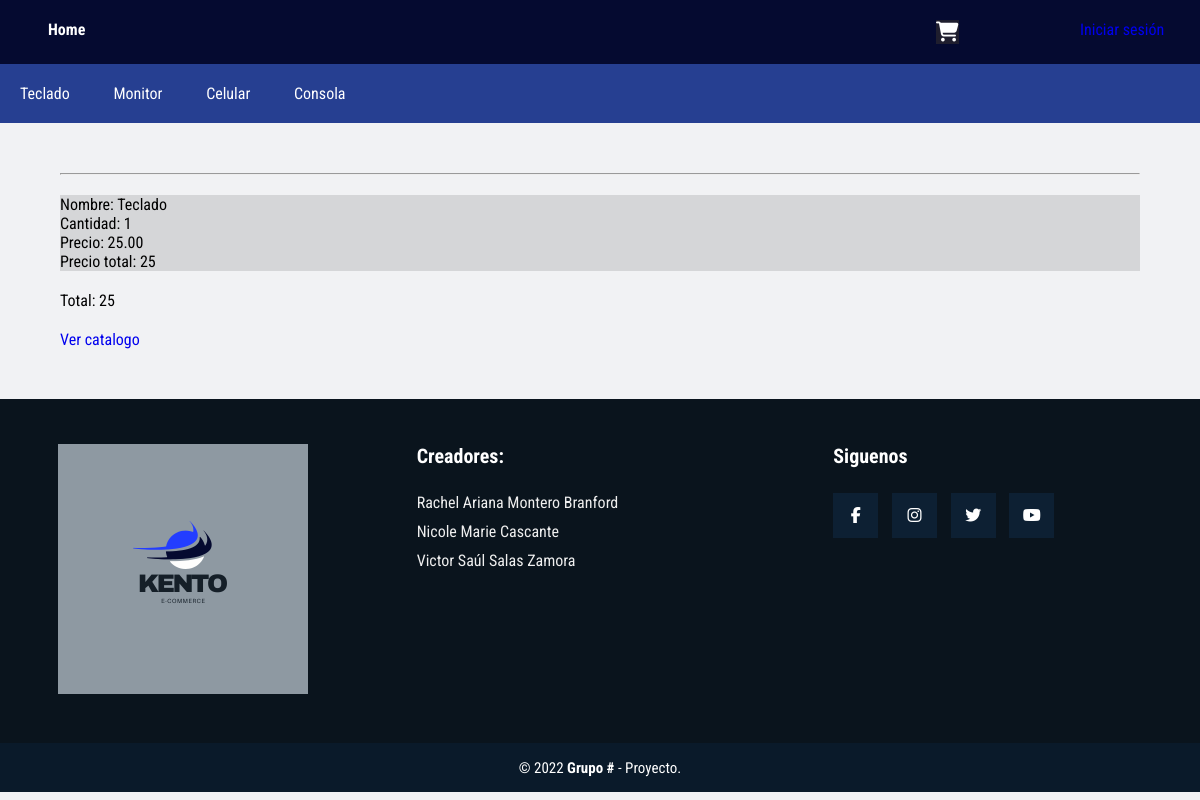
The app's page /Carrito.php?id=1 with its own data.
### tables this page shows
CREATE TABLE `products` (
  `id_product` int NOT NULL AUTO_INCREMENT,
  `name_product` varchar(30) NOT NULL,
  `quantity` varchar(30) NOT NULL,
  `price` decimal(10,2) NOT NULL,
  `imagen` longblob,
  `state` int DEFAULT '1',
  `fk_id_type_product` int NOT NULL,
  PRIMARY KEY (`id_product`),
  KEY `FK_TYPE_PRODUCTS` (`fk_id_type_product`),
  CONSTRAINT `FK_TYPE_PRODUCTS` FOREIGN KEY (`fk_id_type_product`) REFERENCES `type_products` (`id_type_product`)
);

### Carrito.php (the view, shortened to what this page needs)
<?php
include "db.php";
    if(isset($_SESSION['carrito'])){
        if(isset($_GET['id'])){
                $array=$_SESSION['carrito'];
                $flag=false;
                $numero=0;
                for ($i=0; $i < count($array) ; $i++) {
                    if($array[$i]['Id']==$_GET['id']){
                        $flag=true;
                        $numero=$i;
                    }
                }
                if($flag==true){
                    $array[$numero]['quantity']=$array[$numero]['quantity']+1;
                    $_SESSION['carrito']=$array;
                }else{
                    $nombre="";
                    $precio=0;
                    $result=mysqli_query($conexion,"SELECT * FROM PRODUCTS WHERE id_product=".$_GET['id']);
                    while($f=mysqli_fetch_array($result)){
                        $nombre=$f['name_product'];
                        $precio=$f['price'];
                    }
                    $arrayNuevos=array('Id'=>$_GET['id'],'name_product'=>$nombre, 'quantity'=>1, 'price'=>$precio);
                    array_push($array, $arrayNuevos);
                    $_SESSION['carrito']=$array;
                }
             }
    }else{
        if(isset($_GET['id'])){
            $result=mysqli_query($conexion, "SELECT * FROM PRODUCTS WHERE id_product=".$_GET['id']);
        }
    }
?>
<!DOCTYPE html>
<html lang="en">
<head>
    <link rel="stylesheet" href="estilo_Primario.css">
    <link rel="stylesheet" href="estiloSecundario.css">
</head>
<body>
<div class="contenedor">
        <div class="inicio">
            <div class="seccion1">
                <div class="s1SubSec1">
                    <h4><a href="index.php" style="color: #fff;">Home</a></h4>
                </div>
                <div class="s1SubSec2">
                </div>
                <div class="s1SubSec3">
                    <a class="carrito" href="Carrito.php"><i class="fa-solid fa-cart-shopping iconCarrito"></i></a>
                </div>
                <div class="s1SubSec4">
                <a href="indexLogin.php">Iniciar sesión</a>
                </div>
            </div>
            <ul class="seccion2">
                    <li><a href="categoriaProducto.php?id=1">Teclado</a></li>
                    <li><a href="categoriaProducto.php?id=3">Monitor</a></li>
                    <li><a href="categoriaProducto.php?id=2">Celular</a></li>
                    <li><a href="categoriaProducto.php?id=4">Consola</a></li>
            </ul>
        </div>
        <div class="contenido">
            <?php
            $total=0;
            if(isset($_SESSION['carrito'])){
                $f=$_SESSION['carrito'];
                for($i=0; $i<count($f);$i++){
            ?>
            <hr>
                    <div class=producto>
                        <span>Nombre: <?php echo $f[$i]['name_product'];?></span><br>
                        <span>Cantidad: <?php echo $f[$i]['quantity'];?></span><br>
                        <span>Precio: <?php echo $f[$i]['price'];?></span><br>
                        <span>Precio total: <?php echo $f[$i]['price']*$f[$i]['quantity'];?></span><br>
                    </div>
            <?php
            $total=($f[$i]['price']*$f[$i]['quantity'])+$total;
                }
            }else{
                echo '<p>Su carrito de compras esta vacio</p>';
            }
                echo '<p>Total: '.$total.'</p>';
            ?>
            <a href="index.php">Ver catalogo</a>
        </div>
        <footer class="footer">
                <div class="g1">
                    <div class="bx">
                        <figure>
                            <a href="#">
                                <img src="./Logo.png" alt="">
                            </a>
                        </figure>
                    </div>
                    <div class="bx">
                        <h2>Creadores:</h2>
                        <p>Rachel Ariana Montero Branford</p>
                        <P>Nicole Marie Cascante</P>
                        <p>Victor Saúl Salas Zamora</p>
                    </div>
                    <div class="bx">
                        <h2>Siguenos</h2>
                        <div class="red-social">
                            <a href="#" class="fa fa-facebook"></a>
                            <a href="#" class="fa fa-instagram"></a>
                            <a href="#" class="fa fa-twitter"></a>
                            <a href="#" class="fa fa-youtube"></a>
                        </div>
                    </div>
                </div>
                <div class="g2">
                    <small>&copy; 2022 <b>Grupo #</b> - Proyecto.</small>
                </div>
        </footer>
    </div>
</body>
</html>

### estilo_Primario.css (style rules this page uses)
* { margin: 0; padding: 0; }
body { background: rgb(241, 242, 244); font-family: 'Roboto Condensed', sans-serif; }
a { text-decoration: none; }
.contenedor { display: grid; grid-template-columns: repeat(1, 1fr); grid-template-rows: repeat(4, auto); grid-template-areas: "inicio" "contenido" "contenido" "footer"; }
.contenedor .inicio { grid-area: inicio; }
.contenedor .inicio .seccion1 { padding-top: 20px; padding-bottom: 20px; display: grid; grid-template-columns: repeat(5, 1fr); grid-template-rows: repeat(1, 1fr); grid-template-areas: "s1SubSec1 s1SubSec1 s1SubSec2 s1SubSec3 s1SubSec4"; grid-area: seccion1; background: #050A30; color: #fff; }
.contenedor .inicio .seccion2 { list-style: none; padding: 0; background: #263F91; width: 100%; max-width: 100%; margin: auto; }
.seccion2 li a { text-decoration: none; color: #fff; padding: 20px; display: block; }
.seccion2 li { display: inline-block; text-align: center; }
.contenedor .footer { width: 100%; grid-area: footer; background: #0A141D; }
.footer .g1 { width: 100%; max-width: 1200px; margin: auto; display: grid; grid-template-columns: repeat(3, 1fr); grid-gap: 50px; padding: 45px 0px; }
.footer .g1 .bx figure { width: 100%; height: 100%; display: flex; justify-content: center; align-items: center; }
.footer .g1 .bx figure img { width: 250px; }
.footer .g1 .bx h2 { color: #fff; margin-bottom: 25px; font-size: 20px; }
.footer .g1 .bx p { color: #efefef; margin-bottom: 10px; }
.footer .g1 .red-social a { display: inline-block; text-decoration: none; width: 45px; height: 45px; line-height: 45px; color: #fff; margin-right: 10px; background-color: #0d2033; text-align: center; transition: all 300ms ease; }
.footer .g2 { background-color: #0a1a2a; padding: 15px 10px; text-align: center; color: #fff; }
.footer .g2 small { font-size: 15px; }

### estiloSecundario.css (style rules this page uses)
.s1SubSec1 { grid-area: s1SubSec1; padding-left: 10%; }
.s1SubSec3 { grid-area: s1SubSec3; padding-left: 90%; }
.s1SubSec4 a { grid-area: s1SubSec4; padding-left: 50%; }
.iconCarrito, .carrito { background: rgb(31, 30, 46); color: #fff; font-size: 20px; border: none; outline: none; }

### Carrito.php (style rules this page uses)
.contenido { width: 90%; max-width: 100%; margin: 50px auto; display: grid; grid-gap: 20px; }
.producto { background: #D5D6D8; }

### records on screen
products: name_product "Teclado", quantity "1", price "25.00", $f[$i]['price']*$f[$i]['quantity'] "25"

### other values on screen
$total "25"
